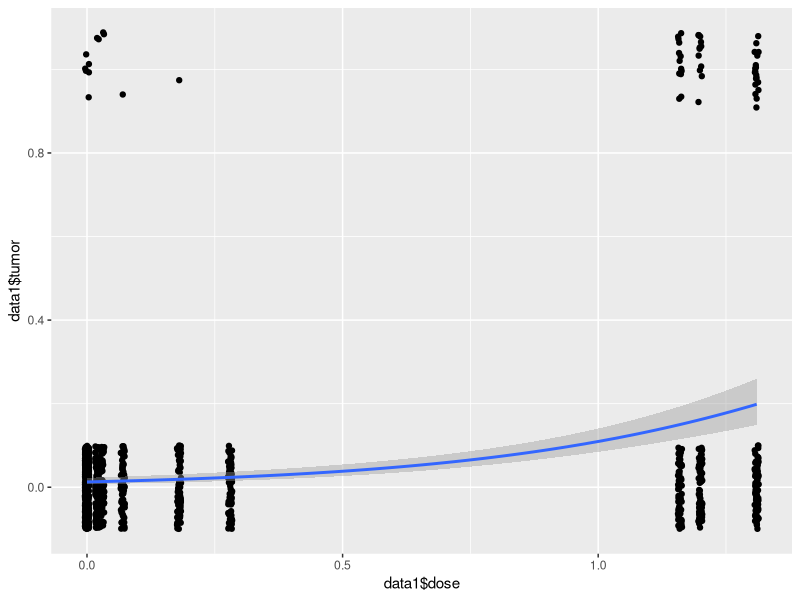

Write the R code that produced this figure. (Note: this script raises an error after producing the figure.)
library(tidyverse)
library(nlme)

#############################################
###   Learn about Stacking
###     Goal: Compare stacked D-R models to MA
###        (1) Fit BMDS models in R
###        (2) See how W&B tested MA (sim. models)
###        (3) Stack

#TiO2 surface area data from W&B2007 Table 1
data1 <- data.frame(dose=c(rep(0,473),
                           rep(0.02,100),
                           rep(0.03,71),
                           rep(0.07,75),
                           rep(0.18,75),
                           rep(0.28,74),
                           rep(1.16,74),
                           rep(1.2,77),
                           rep(1.31,100)), 
                    tumor=c(rep(1,6),rep(0,467),
                            rep(1,2),rep(0,98),
                            rep(1,2),rep(0,69),
                            rep(1,1),rep(0,74),
                            rep(1,1),rep(0,74),
                            rep(1,0),rep(0,74),
                            rep(1,13),rep(0,61),
                            rep(1,12),rep(0,65),
                            rep(1,19),rep(0,81)))

qc <- data1 %>% group_by(dose,tumor) %>% summarize(total=n())


#logistic
logistic <- glm(data=data1, formula=tumor~dose,family="binomial")
summary(logistic) #AIC/param estimates matches BMDS2.7

ggplot(data=data1, aes(x=data1$dose, y=data1$tumor))+
  geom_jitter(height=0.1) +
  geom_smooth(method="glm", method.args=list(family="binomial")) #plot is similar to BMDS2.7


data1$logistic_pred <- predict(logistic,newdata=data1,type="response")


flogistic <- function(int,slope,dose){
  num=1
  den=int+(slope*dose)
  den2=1+exp(-den)
  y=num/den2
  return(y)
}

#f.logistic(-4.35335, 2.2577,0)

logistic2 <- nlme(
                  tumor ~ flogistic(a,b,dose),
                  data=data1,
                  fixed=list(a~1, b~1),
                  start=list(fixed=c(a=-4.16, b=2.06)),
                  method="ML",
                  verbose=TRUE
)

#probit
probit <- glm(data=data1, formula=tumor~dose, family="binomial"(link="probit"))
summary(probit) #AIC/param estimates matches BMDS2.7

ggplot(data=data1, aes(x=data1$dose, y=data1$tumor))+
  geom_jitter(height=0.1) +
  geom_smooth(method="glm", method.args=list(family="binomial"(link="probit"))) 
  #plot is similar to BMDS2.7

data1$probit_pred <- predict(probit,newdata=data1,type="response")


#log-logistic
data1$newdose <- data1$dose+1
loglogistic <- glm(data=data1, formula=tumor~log(newdose),family="binomial") #!!! ln(0) - how is it handled?
summary(loglogistic) #AIC/param estimates dont match BMDS2.7
